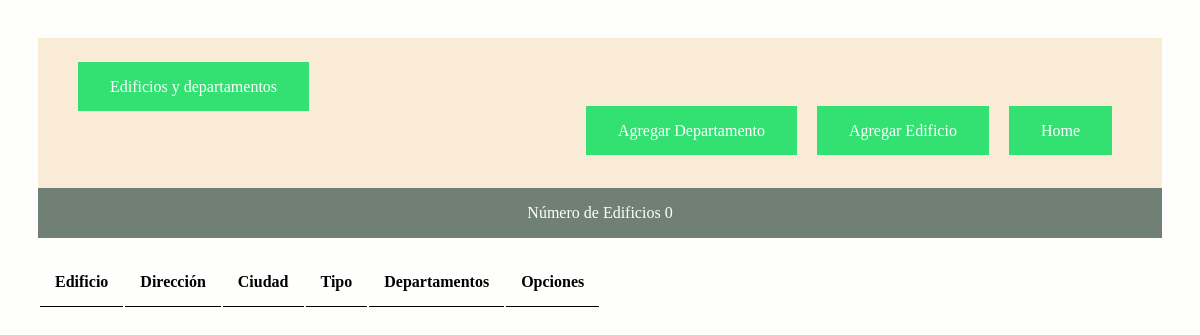
The app's page /, older data.
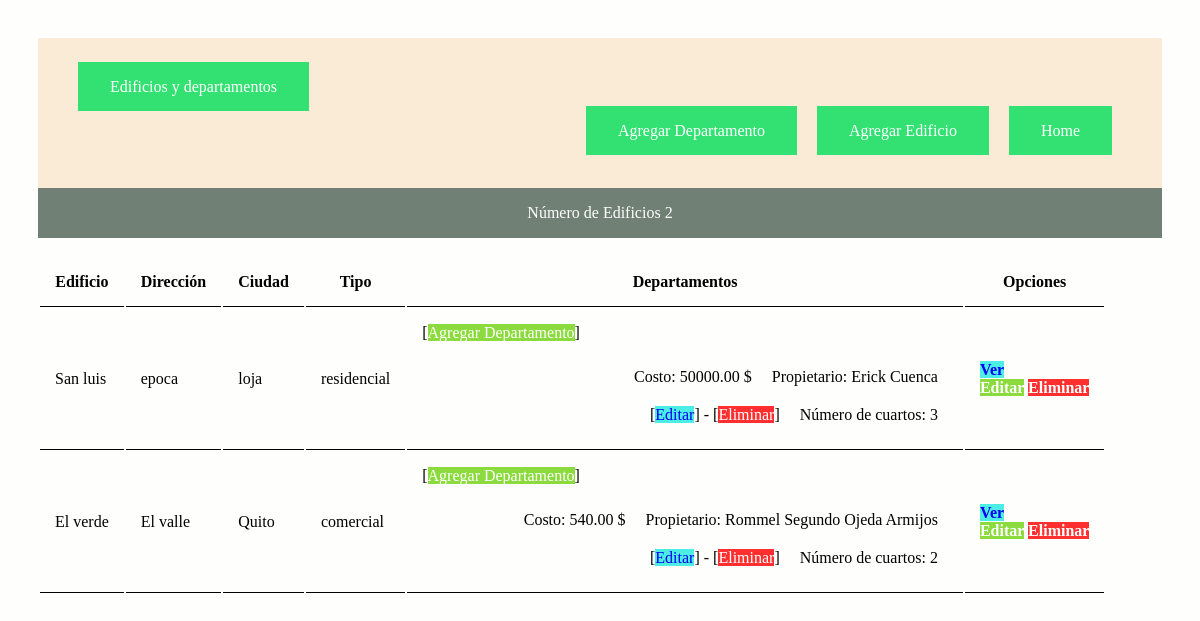
The same page, newer data.
### proyectoUno/models.py (models this page shows, shortened)
class Edificio(models.Model):
    class Meta:
        verbose_name_plural = "Edificios"
    opciones_tipo = (
    ('residencial','Residencial'),
    ('comercial','Comercial'),
    )
    nombre = models.CharField(max_length=600)
    direccion = models.CharField(max_length=60)
    ciudad = models.CharField(max_length=40, unique=True)
    tipo = models.CharField(max_length=30, \
            choices= opciones_tipo)

class Departamento(models.Model):
    propietario = models.CharField(max_length=100)
    costo = models.DecimalField(max_digits=100, decimal_places=2)
    numCuartos = models.IntegerField("numero de cuartos")
    edificio = models.ForeignKey(Edificio, on_delete=models.CASCADE,
            related_name="departamentos")

### proyectoUno/views.py (the view)
# urls.py: path('', views.index, name='index'),
def index(request):
    edificios = Edificio.objects.all()
    informacion_template = {'edificios': edificios, 'numEdificios': len(edificios)}
    return render(request, 'index.html', informacion_template)

### proyectoUno/templates/index.html (shortened to what this page needs)
{% extends "master.html" %}
{% block content %}
<div >
      <div class="numedi" >
        Número de Edificios {{ numEdificios }}
      </div>
</div><br>
<div class="container">
  <table id="tabla_datos" >
    <thead >
      <tr>
        <th>Edificio</th>
        <th>Dirección</th>
        <th>Ciudad</th>
        <th>Tipo</th>
        <th>Departamentos</th>
        <th>Opciones</th>
      </tr>
    </thead>
    {% for e in edificios %}
    <tr>
      <td> {{e.nombre}}</td>
      <td> {{e.direccion}}</td>
      <td> {{e.ciudad}}</td>
      <td> {{e.tipo}}</td>
      <td>
        <span>[<a class="botone"
          href="{% url 'agregarDepartamentoEdificio' e.id %}">Agregar Departamento</a>]</span>
        <ul>
          {% for d in e.departamentos.all %}
            <li>Propietario: {{d.propietario}}</li>
            <ul>
              <li>Costo: {{d.costo}} $</li>
              <li>Número de cuartos: {{d.numCuartos}}</li>
              <li>[<a class="botonv"
                href="{% url 'editarDepartamento' d.id %}">Editar</a>] - [<a class="botonr"
                href="{% url 'eliminarDepartamento' d.id %}"
                onclick="return confirm('¿Está seguro de la eliminación?')">Eliminar</a>]</span></li>
            </ul>
            {% endfor %}
        </ul>
      </td>
      <td class="arre">
        <div class="bots">
          <a class="botonv"  href="{% url 'obtenerEdificio' e.id %}" >Ver</a><br>
          <a class="botone" href="{% url 'editarEdificio' e.id %}" >Editar</a>
          <a class="botonr"  href="{% url 'eliminarEdificio' e.id %}"
            onclick="return confirm('¿Está seguro de la eliminación?')">Eliminar</a>
        </div>
      </td>
    </tr>
    {% endfor %}
  </table>
</div>
{% endblock %}

### proyectoUno/templates/master.html (shortened to what this page needs)
<!DOCTYPE html>
<html>
<head>
  {% load static %}
  <link rel="stylesheet" type="text/css" href="https://cdn.datatables.net/1.10.25/css/jquery.dataTables.min.css">
  <link rel="stylesheet" type="text/css" href="{% static 'css/estilos.css' %}">
</head>
<body>
  <header>
      <a class="cabeza" href="#">Edificios y departamentos</a>
        <ul>
          <li>
            <a class="cabeza" href="{% url 'index' %}">Home </a>
          </li>
          <li >
            <a class="cabeza" href="{% url 'agregarEdificio' %}">Agregar Edificio</a>
          </li>
          <li >
            <a class="cabeza" href="{% url 'agregarDepartamento' %}">Agregar Departamento</a>
          </li>
        </ul>
  </header>
  <section>
    {% block content %}{% endblock %}
  </section>
</body>
</html>

### proyectoUno/static/css/estilos.css (style rules this page uses)
body { background: #FEFEFD; padding: 30px; }
section { width: 100%; }
th, td { padding: 15px; border-bottom: 1px solid black; }
.cabeza { background-color: rgb(50, 225, 114); border: none; color: white; padding: 16px 32px; text-align: center; text-decoration: none; font-size: 16px; cursor: pointer; }
li { list-style: none; padding-top: 100px; padding: 10px; display: inline; float: right; }
header { background-color: antiquewhite; padding: 40px; height: 70px; width: auto; }
.numedi { padding: 20px; background-color: rgb(112, 128, 117); border: none; color: white; padding: 16px 32px; text-align: center; text-decoration: none; font-size: 16px; cursor: pointer; }
.bots { font-weight: bold; display: inline; }
.botonv { text-decoration: none; background-color: #4bede5; }
.botonr { text-decoration: none; background-color: #ff2f2f; color: #FFF; }
.botone { text-decoration: none; background-color: #8cdb3e; color: #FFF; }

Row changes from the older to the newer data that the page shows:
added Edificio: nombre "San luis", direccion "epoca", ciudad "loja", tipo "residencial"
added Departamento: propietario "Erick Cuenca", costo "50000.00", numCuartos "3", shown under "San luis"
added Edificio: nombre "El verde", direccion "El valle", ciudad "Quito", tipo "comercial"
added Departamento: propietario "Rommel Segundo Ojeda Armijos", costo "540.00", numCuartos "2", shown under "El verde"
Text that changed along with them:
{{ numEdificios }}: "0" → "2"
